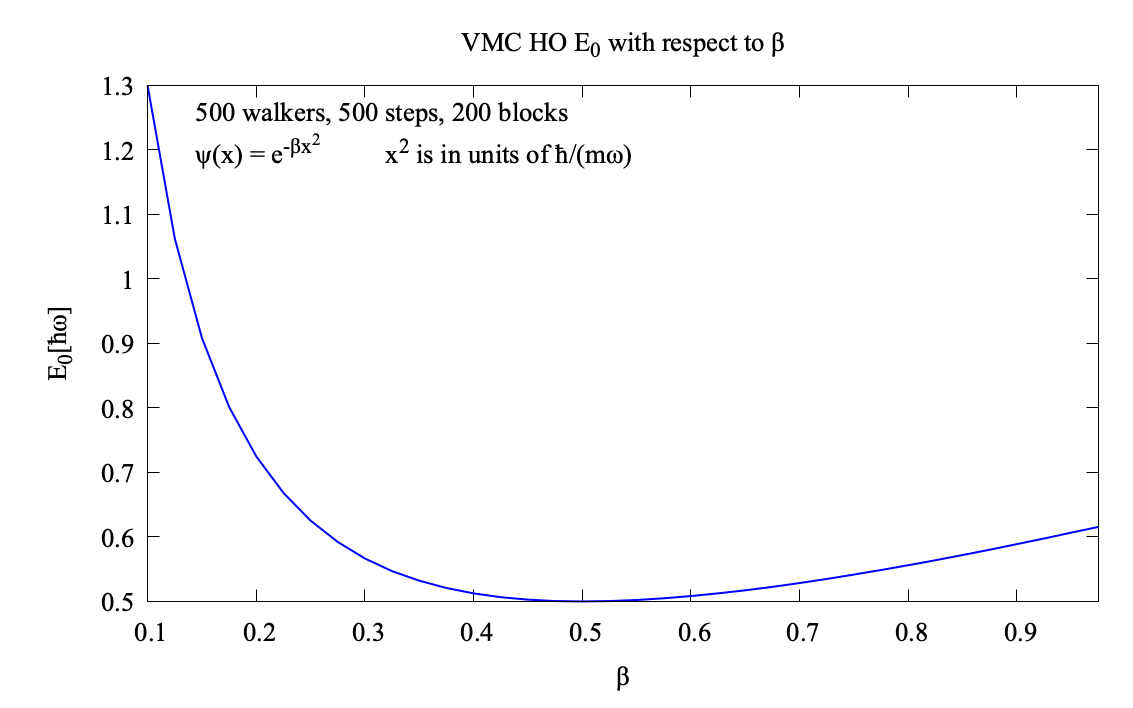

Write gnuplot code to recreate this figure.
unset multiplot
reset
set encoding utf8

#POSTAVKE GRAFA: DIMENZIJE SLIKE, VELICINA FONTA, IME SLIKE
set term pngcairo background "#ffffff" font "Times-New-Roman,20pt" size 40.0cm,25.0cm fontscale 1.0 dl 2.0
set output 'Ep.png'

#STILOVI LINIJA; POZIV: ls BROJ
set style line  1 lt 1 lw 2 lc rgb "cyan"
set style line  2 lt 1 lw 2 lc rgb "blue"

set samples 10000
set bmargin 0.
set lmargin 0.
set rmargin 0.
set tmargin 0.

  set key top right #POSTAVLJA LEGENDU GORE DESNO
  unset key
  set origin 0.13,0.15 #POCETAK GRAFA ( u dimenzijama slike)
  set size   0.84,0.73 #VELICINA GRAFA (u dimenzijama slike)
    set title "VMC HO E_0 with respect to β"
    set xlabel "β"
    set ylabel "E_0[ħω]"
    set label "500 walkers, 500 steps, 200 blocks" at graph 0.05, graph 0.95
    set label "ψ(x) = e^{-βx^2}" at graph 0.05, graph 0.87
    set label "x^2 is in units of ħ/(mω)" at graph 0.25, graph 0.87
    set xrange [0.1:0.975]
    plot \
         "Ep.dat" w l ls 2

reset
set term GNUTERM